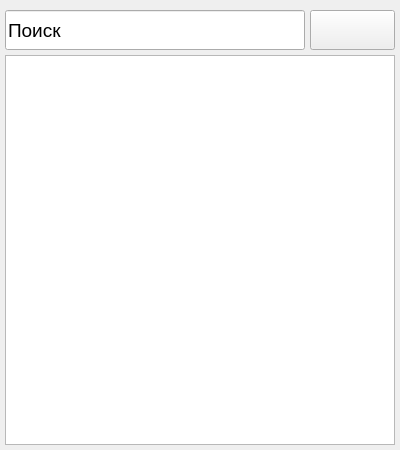
<?xml version="1.0" encoding="UTF-8"?>
<ui version="4.0">
 <class>Form</class>
 <widget class="QWidget" name="Form">
  <property name="geometry">
   <rect>
    <x>0</x>
    <y>0</y>
    <width>400</width>
    <height>450</height>
   </rect>
  </property>
  <property name="windowTitle">
   <string>Удаление участников</string>
  </property>
  <property name="windowIcon">
   <iconset>
    <normaloff>../Структурные фото/изменение.png</normaloff>../Структурные фото/изменение.png</iconset>
  </property>
  <widget class="QPushButton" name="pushButton">
   <property name="geometry">
    <rect>
     <x>310</x>
     <y>10</y>
     <width>85</width>
     <height>40</height>
    </rect>
   </property>
   <property name="text">
    <string/>
   </property>
   <property name="icon">
    <iconset>
     <normaloff>../Структурные фото/Лупа.png</normaloff>../Структурные фото/Лупа.png</iconset>
   </property>
   <property name="iconSize">
    <size>
     <width>40</width>
     <height>40</height>
    </size>
   </property>
  </widget>
  <widget class="QListWidget" name="listWidget">
   <property name="geometry">
    <rect>
     <x>5</x>
     <y>55</y>
     <width>390</width>
     <height>390</height>
    </rect>
   </property>
  </widget>
  <widget class="QLineEdit" name="lineEdit">
   <property name="geometry">
    <rect>
     <x>5</x>
     <y>10</y>
     <width>300</width>
     <height>40</height>
    </rect>
   </property>
   <property name="font">
    <font>
     <pointsize>14</pointsize>
     <weight>50</weight>
     <italic>false</italic>
     <bold>false</bold>
    </font>
   </property>
   <property name="text">
    <string>Поиск</string>
   </property>
  </widget>
 </widget>
 <resources/>
 <connections/>
</ui>
